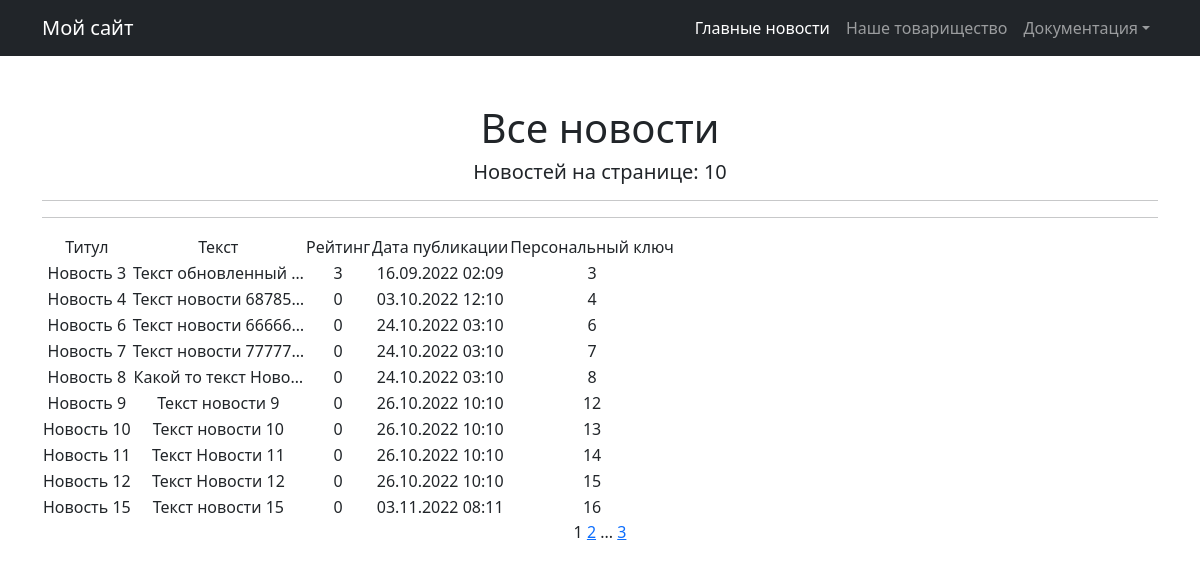
Page /news/ on the committed database.
### new/models.py (models this page shows, shortened)
class Post(models.Model):
    author_post = models.ForeignKey(Author, on_delete=models.CASCADE)
    NEWS = 'NW'
    ARTICLE = 'AR'
    CATEGORY_CHOICES =  (
        ( NEWS, 'НОВОСТЬ'),
        (ARTICLE, 'СТАТЬЯ')
    )
    categoryType = models.CharField(max_length=2, choices=CATEGORY_CHOICES, default=ARTICLE)
    dataCreation = models.DateTimeField(auto_now_add=True)
    postCategory = models.ManyToManyField(Category, through='PostCategory')
    title = models.CharField(max_length=128)
    text = models.TextField()
    rating = models.SmallIntegerField(default=0)

### new/views.py (the view)
# urls.py: path('', PostList.as_view()),
class PostList(ListView):
    model = Post
    template_name = 'News.html'
    context_object_name = 'Post'
    paginate_by = 10
    def get_queryset(self):
        queryset = super().get_queryset()
        self.filterset = PostFilter(self.request.GET, queryset)
        return self.filterset.qs
    def get_context_data(self, **kwargs):
        context = super().get_context_data(**kwargs)
        context['filterset'] = self.filterset
        return context

### templates/News.html (shortened to what this page needs)
{% extends 'flatpages/default.html' %}
{% block content %}
<h1>Все новости</h1>
   <h5>Новостей на странице: {{ Post|length }}</h5>
    <hr>
   <hr>
   {% if Post %}
       <table>
           <tr>
               <td>Титул</td>
               <td>Текст</td>
               <td>Рейтинг</td>
               <td>Дата публикации</td>
               <td>Персональный ключ</td>
           </tr>
           {% for Post in Post %}
           <tr>
               <td>{{ Post.title }}</td>
               <td>{{ Post.text|truncatechars:20 }}</td>
               <td>{{ Post.rating }}</td>
               <td>{{ Post.dataCreation|date:'d.m.Y h:m'}}</td>
               <td>{{ Post.pk}}</td>
               <td>
                </td>
           </tr>
           {% endfor %}
       </table>
   {% else %}
       <h2>Новостей нет!</h2>
   {% endif %}
   {{ page_obj.number }}
   {% if page_obj.has_next %}
       <a href="?page={{ page_obj.next_page_number }}">{{ page_obj.next_page_number }}</a>
       {% if paginator.num_pages != page_obj.next_page_number %}
           ...
           <a href="?page={{ page_obj.paginator.num_pages }}">{{ page_obj.paginator.num_pages }}</a>
       {% endif %}
   {% endif %}
{% endblock content %}

### rows in the picture
Post: title "Новость 3", text "Текст обновленный …", rating "3", dataCreation "16.09.2022 02:09", pk "3"
Post: title "Новость 4", text "Текст новости 68785…", rating "0", dataCreation "03.10.2022 12:10", pk "4"
Post: title "Новость 6", text "Текст новости 66666…", rating "0", dataCreation "24.10.2022 03:10", pk "6"
Post: title "Новость 7", text "Текст новости 77777…", rating "0", dataCreation "24.10.2022 03:10", pk "7"
Post: title "Новость 8", text "Какой то текст Ново…", rating "0", dataCreation "24.10.2022 03:10", pk "8"
Post: title "Новость 9", text "Текст новости 9", rating "0", dataCreation "26.10.2022 10:10", pk "12"
Post: title "Новость 10", text "Текст новости 10", rating "0", dataCreation "26.10.2022 10:10", pk "13"
Post: title "Новость 11", text "Текст Новости 11", rating "0", dataCreation "26.10.2022 10:10", pk "14"
Post: title "Новость 12", text "Текст Новости 12", rating "0", dataCreation "26.10.2022 10:10", pk "15"
Post: title "Новость 15", text "Текст новости 15", rating "0", dataCreation "03.11.2022 08:11", pk "16"

### other values in the picture
{{ Post|length }} "10"
{{ page_obj.number }} "1"
{{ page_obj.next_page_number }} "2"
{{ page_obj.paginator.num_pages }} "3"
